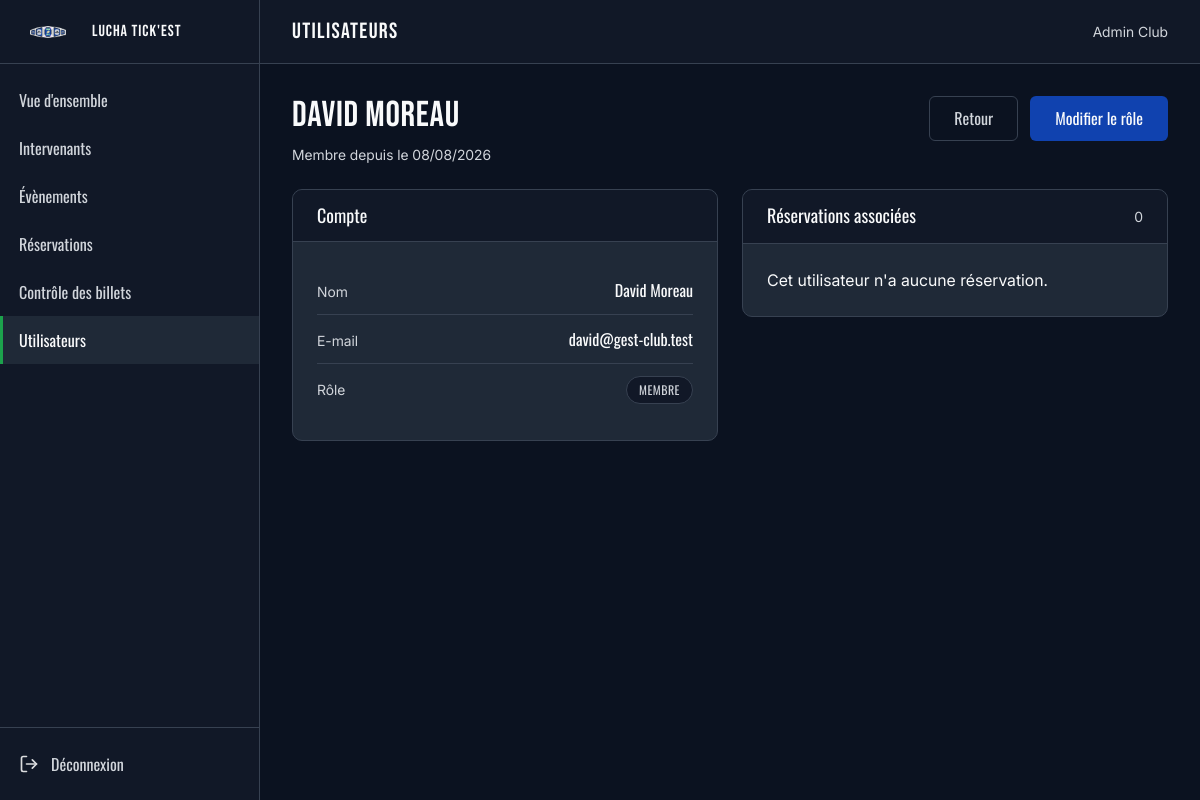
Page /admin/utilisateur.php?id=5 (signed in) on the committed database.
### tables this page shows
CREATE TABLE utilisateur (
    id_utilisateur INT NOT NULL AUTO_INCREMENT,
    prenom VARCHAR(100) NOT NULL,
    nom VARCHAR(100) NOT NULL,
    email VARCHAR(255) NOT NULL,
    mdp_hash VARCHAR(255) NOT NULL,
    role_utilisateur VARCHAR(10) NOT NULL DEFAULT 'MEMBRE',
    date_creation_compte DATETIME NOT NULL DEFAULT CURRENT_TIMESTAMP,

    CONSTRAINT pk_utilisateur
        PRIMARY KEY (id_utilisateur),

    CONSTRAINT uq_utilisateur_email
        UNIQUE (email),

    CONSTRAINT chk_utilisateur_prenom_non_vide
        CHECK (CHAR_LENGTH(TRIM(prenom)) > 0),

    CONSTRAINT chk_utilisateur_nom_non_vide
        CHECK (CHAR_LENGTH(TRIM(nom)) > 0),

    CONSTRAINT chk_utilisateur_email_non_vide
        CHECK (CHAR_LENGTH(TRIM(email)) > 0),

    CONSTRAINT chk_utilisateur_mdp_hash_non_vide
        CHECK (CHAR_LENGTH(TRIM(mdp_hash)) > 0),

    CONSTRAINT chk_utilisateur_role
        CHECK (role_utilisateur IN ('MEMBRE', 'ADMIN'))
);

### public/admin/utilisateur.php (called while the page is built, shortened)
<?php
require dirname(__DIR__, 2) . '/config/bootstrap.php';
$idUtilisateur = (int) ($_GET['id'] ?? 0);
$utilisateurRepository = new UtilisateurRepository($pdo);
$utilisateur = $utilisateurRepository->findById($idUtilisateur);
$reservationRepository = new ReservationRepository($pdo);
$reservations = $reservationRepository->findByUserForAdmin($idUtilisateur);
$topbarTitle = 'Utilisateurs';
require dirname(__DIR__, 2) . '/app/Views/layouts/admin.php';

### config/bootstrap.php (called while the page is built, shortened)
<?php
$config = require __DIR__ . '/app.php';
$database = new Database($config['database']);
$pdo = $database->getConnection();
$pdo->exec('SET time_zone = ' . $pdo->quote(date('P')));
$sessionUtilisateur = $_SESSION['utilisateur'] ?? null;
$utilisateurConnecte = is_array($sessionUtilisateur) ? $sessionUtilisateur : null;
if (
    $utilisateurConnecte !== null && isset($utilisateurConnecte['id'])
) {
    $utilisateurRepository = new UtilisateurRepository($pdo);
    $utilisateurActuel = $utilisateurRepository->findById((int) $utilisateurConnecte['id']);
    if ($utilisateurActuel === null) {
        unset($_SESSION['utilisateur']);
        $utilisateurConnecte = null;
    } else {
        $utilisateurConnecte = $_SESSION['utilisateur'];
    }
}

### app/Repositories/UtilisateurRepository.php (called while the page is built, shortened)
<?php
class UtilisateurRepository
{
    private PDO $pdo;
    public function __construct(PDO $pdo)
    {
        $this->pdo = $pdo;
    }
    public function findById(int $idUtilisateur): ?array
    {
        $statement = $this->pdo->prepare(
            'SELECT
            id_utilisateur,
            prenom,
            nom,
            email,
            mdp_hash,
            role_utilisateur,
            date_creation_compte
        FROM utilisateur
        WHERE id_utilisateur = :id_utilisateur'
        );
        $statement->execute([
            'id_utilisateur' => $idUtilisateur,
        ]);
        $utilisateur = $statement->fetch();
        return $utilisateur ?: null;
    }
}

### app/Repositories/ReservationRepository.php (called while the page is built, shortened)
<?php
class ReservationRepository
{
    private PDO $pdo;
    public function __construct(PDO $pdo)
    {
        $this->pdo = $pdo;
    }
    public function findByUserForAdmin(int $userId): array
    {
        $statement = $this->pdo->prepare(
            'SELECT
            r.id_reservation,
            r.date_reservation,
            r.statut_reservation,
            e.id_evenement,
            e.nom_evenement,
            e.date_heure_debut_evenement,
            COUNT(rp.id_reservation_place) AS nb_places,
            COALESCE(SUM(rp.prix_applique), 0) AS prix_total
        FROM reservation r
        INNER JOIN evenement e
            ON e.id_evenement = r.id_evenement
        LEFT JOIN reservation_place rp
            ON rp.id_reservation = r.id_reservation
        WHERE r.id_utilisateur = :id_utilisateur
        GROUP BY
            r.id_reservation,
            r.date_reservation,
            r.statut_reservation,
            e.id_evenement,
            e.nom_evenement,
            e.date_heure_debut_evenement
        ORDER BY r.date_reservation DESC'
        );
        $statement->execute([
            'id_utilisateur' => $userId,
        ]);
        return $statement->fetchAll();
    }
}

### app/Views/pages/admin/utilisateur.php (the view, shortened to what this page needs)
<?php
$dateCreation = new DateTimeImmutable($utilisateur['date_creation_compte']);
?>
<main class="admin-content">
    <div class="admin-header">
        <div class="admin-header__text">
            <h1>
                <?= htmlspecialchars($utilisateur['prenom'] . ' ' . $utilisateur['nom'], ENT_QUOTES, 'UTF-8') ?>
            </h1>
            <div class="record-meta admin-header__meta">
                <span>
                    Membre depuis le
                    <time datetime="<?= $dateCreation->format('Y-m-d') ?>">
                        <?= $dateCreation->format('d/m/Y') ?>
                    </time>
                </span>
            </div>
        </div>
        <div class="admin-header__actions">
            <a class="btn btn--ghost" href="/admin/utilisateurs.php">Retour</a>
            <a class="btn btn--secondary"
                href="/admin/utilisateur-form-modification.php?id=<?= $idUtilisateur ?>">Modifier le rôle</a>
        </div>
    </div>
    <div class="user-details-layout">
        <section class="panel">
            <div class="panel__head">
                <h2 class="panel__title">Compte</h2>
            </div>
            <div class="panel__body">
                <dl class="kv">
                    <div class="kv__row">
                        <dt class="kv__key">Nom</dt>
                        <dd class="kv__value">
                            <?= htmlspecialchars($utilisateur['prenom'] . ' ' . $utilisateur['nom'], ENT_QUOTES, 'UTF-8') ?>
                        </dd>
                    </div>
                    <div class="kv__row">
                        <dt class="kv__key">E-mail</dt>
                        <dd class="kv__value">
                            <?= htmlspecialchars($utilisateur['email'], ENT_QUOTES, 'UTF-8') ?>
                        </dd>
                    </div>
                    <div class="kv__row">
                        <dt class="kv__key">Rôle</dt>
                        <dd class="kv__value">
                            <?php if ($utilisateur['role_utilisateur'] === 'ADMIN'): ?>
                                <span class="badge badge--success">Admin</span>
                            <?php else: ?>
                                <span class="badge badge--muted">Membre</span>
                            <?php endif; ?>
                        </dd>
                    </div>
                </dl>
            </div>
        </section>
        <section class="panel">
            <div class="panel__head">
                <h2 class="panel__title">Réservations associées</h2>
                <span class="panel__meta">
                    <?= count($reservations) ?>
                </span>
            </div>
            <?php if ($reservations === []): ?>
                <div class="panel__body">
                    <p>Cet utilisateur n'a aucune réservation.</p>
                </div>
            <?php endif; ?>
        </section>
    </div>
</main>

### app/Views/partials/admin/topbar.php
<header class="admin-topbar">
    <p class="admin-topbar__title"><?= htmlspecialchars($topbarTitle ?? $pageTitle, ENT_QUOTES, 'UTF-8') ?></p>
    <p class="admin-topbar__user">
        <?= htmlspecialchars(
            $utilisateurConnecte['prenom'] . ' ' . $utilisateurConnecte['nom']
        ) ?>
    </p>
</header>

### public/assets/css/base.css (style rules this page uses)
:root { color-scheme: dark; --c-bg: #0b1220; --c-bg-alt: #111827; --c-surface: #1f2937; --c-text: #f9fafb; --c-text-muted: #d1d5db; --c-border: #374151; --c-accent: #1ca24c; --c-accent-light: #4ade80; --c-accent-2: #1042af; --c-warning: #fbe484; --c-danger: #f9867d; --c-accent-dark: #17853f; --c-accent-2-dark: #0d368f; --c-accent-soft: rgba(28, 162, 76, 0.14); --c-danger-soft: rgba(249, 134, 125, 0.14); --c-warning-soft: rgba(251, 228, 132, 0.14); --c-surface-soft: rgba(249, 250, 251, 0.04); --f-title: "Bebas Neue", "Oswald", Impact, sans-serif; --f-alt: "Oswald", "Bebas Neue", sans-serif; --f-body: "Inter", Arial, sans-serif; }
*, *::before, *::after { box-sizing: border-box; }
body { margin: 0; min-height: 100vh; display: flex; flex-direction: column; background-color: var(--c-bg); color: var(--c-text); font-family: var(--f-body); font-size: 1rem; line-height: 1.5; }
a { color: inherit; text-decoration: none; }
h1, h2, h3, h4, p { margin: 0; }
h1, h2, h3, h4 { font-weight: 400; line-height: 1.1; }

### public/assets/css/components.css (style rules this page uses)
.btn { display: inline-flex; align-items: center; justify-content: center; gap: 0.5rem; padding: 0.75rem 1.5rem; border: 1px solid transparent; border-radius: 6px; background-color: var(--c-surface); color: var(--c-text); font-family: var(--f-alt); font-size: 1rem; line-height: 1.2; text-align: center; }
.btn--secondary { background-color: var(--c-accent-2); }
.btn--ghost { background-color: transparent; border-color: var(--c-border); color: var(--c-text-muted); }
.badge { display: inline-block; padding: 0.25rem 0.75rem; border: 1px solid var(--c-border); border-radius: 999px; background-color: var(--c-bg-alt); font-family: var(--f-alt); font-size: 0.75rem; letter-spacing: 0.04em; text-transform: uppercase; white-space: nowrap; }
.badge--muted { color: var(--c-text-muted); }

### public/assets/css/admin.css (style rules this page uses)
.admin-topbar { position: sticky; top: 0; z-index: 20; display: flex; align-items: center; justify-content: space-between; gap: 1rem; height: 64px; padding: 0 2rem; background-color: var(--c-bg-alt); border-bottom: 1px solid var(--c-border); }
.admin-topbar__title { font-family: var(--f-title); font-size: 1.375rem; letter-spacing: 0.06em; text-transform: uppercase; }
.admin-topbar__user { font-size: 0.875rem; color: var(--c-text-muted); }
.admin-content { flex: 1; padding: 2rem; }
.admin-content > * + * { margin-top: 1.5rem; }
.admin-header { display: flex; flex-wrap: wrap; align-items: flex-start; justify-content: space-between; gap: 1rem; }
.admin-header__text { min-width: 0; }
.admin-header__actions { display: flex; align-items: center; gap: 0.75rem; flex-shrink: 0; }
.admin-header h1 { font-family: var(--f-title); font-size: 2.25rem; letter-spacing: 0.02em; text-transform: uppercase; }
.admin-header__meta { margin-top: 0.5rem; }
.panel { overflow: hidden; background-color: var(--c-surface); border: 1px solid var(--c-border); border-radius: 10px; }
.panel__head { display: flex; flex-wrap: wrap; align-items: center; justify-content: space-between; gap: 0.75rem; padding: 1rem 1.5rem; background-color: var(--c-bg-alt); border-bottom: 1px solid var(--c-border); }
.panel__title { font-family: var(--f-alt); font-size: 1.125rem; }
.panel__meta { font-size: 0.875rem; color: var(--c-text-muted); }
.panel__body { padding: 1.5rem; }
.dashboard-layout, .event-form-layout, .event-summary-layout, .event-details-layout, .reservation-details-layout, .user-details-layout, .ticket-control-layout { display: grid; gap: 1.5rem; align-items: start; }
.event-form-layout, .event-summary-layout, .reservation-details-layout, .user-details-layout, .ticket-control-layout { grid-template-columns: repeat(2, minmax(0, 1fr)); }

### public/assets/css/admin-components.css (style rules this page uses)
.record-meta { display: flex; flex-wrap: wrap; align-items: center; gap: 0.75rem; font-size: 0.875rem; color: var(--c-text-muted); }
.kv { margin: 0; }
.kv__row { display: flex; align-items: baseline; justify-content: space-between; gap: 1rem; padding: 0.75rem 0; border-bottom: 1px solid var(--c-border); }
.kv__row:last-child { border-bottom: 0; }
.kv__key { font-size: 0.875rem; color: var(--c-text-muted); }
.kv__value { min-width: 0; margin: 0; font-family: var(--f-alt); font-size: 1rem; text-align: right; overflow-wrap: anywhere; }

### rows in the picture
utilisateur: prenom+nom "Admin Club"
utilisateur: prenom+nom "DAVID MOREAU", date_creation_compte "08/08/2026", prenom+nom "David Moreau", email "david@gest-club.test"

### other values in the picture
$topbarTitle "UTILISATEURS"
count($reservations) "0"
